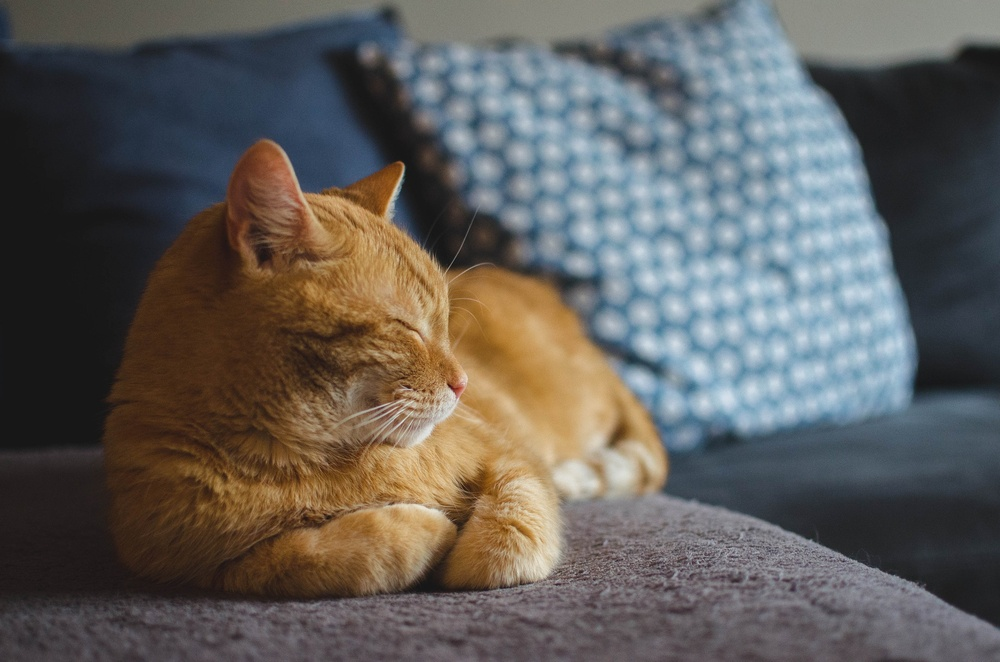
#> input picture Computer-Vision/opencv-course/images/cat.jpg, 1000 x 662 px, shrunk from 1920 x 1271 before the run
$ python splitmerge.py
#> lines starting #> are read from the running program, lines starting #| are printed output that depends on the picture
import cv2 as cv
import numpy as np

if __name__ == '__main__':
    img = cv.imread('images/cat.jpg')
#> img is the input picture: shape (662, 1000, 3); mean B, G, R 90.7, 94.1, 97
    cv.imshow('Cat', img)

    b, g, r = cv.split(img)
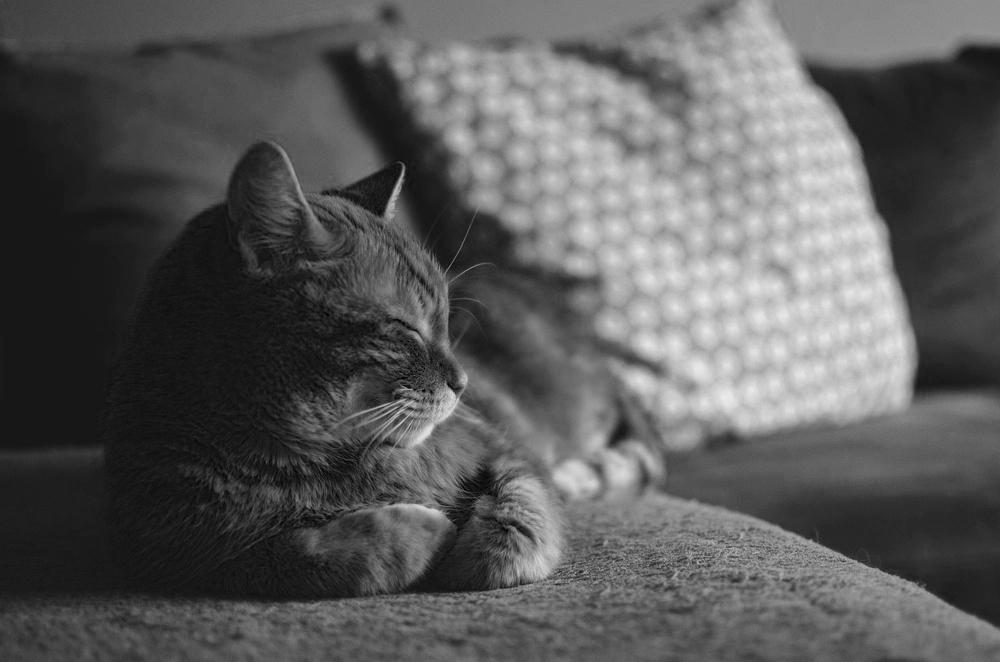
#> b: shape (662, 1000); min 0, max 236, mean 90.7
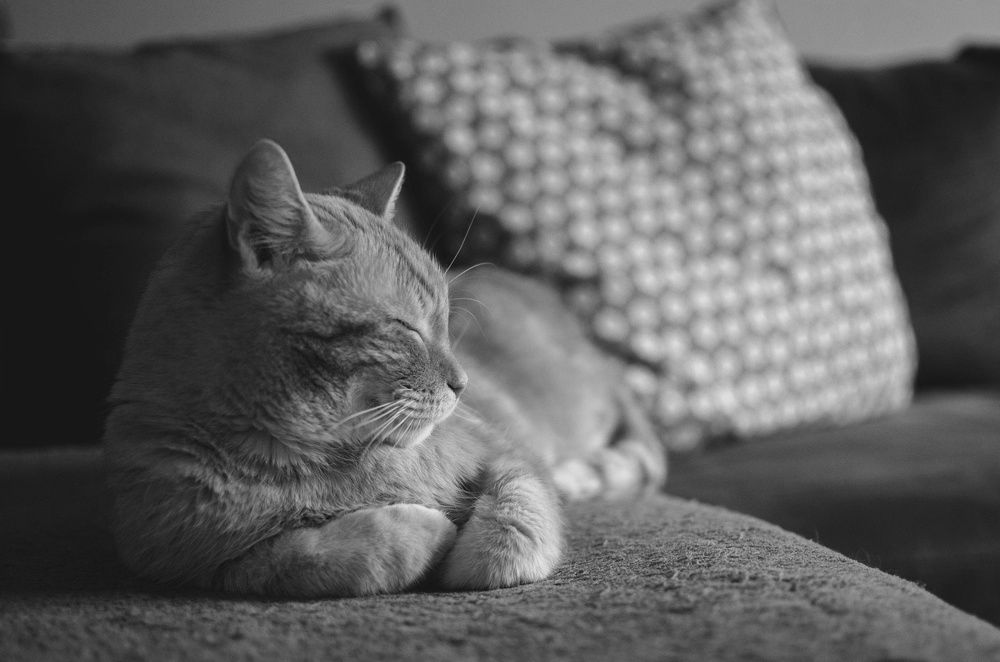
#> g: shape (662, 1000); min 13, max 231, mean 94.1
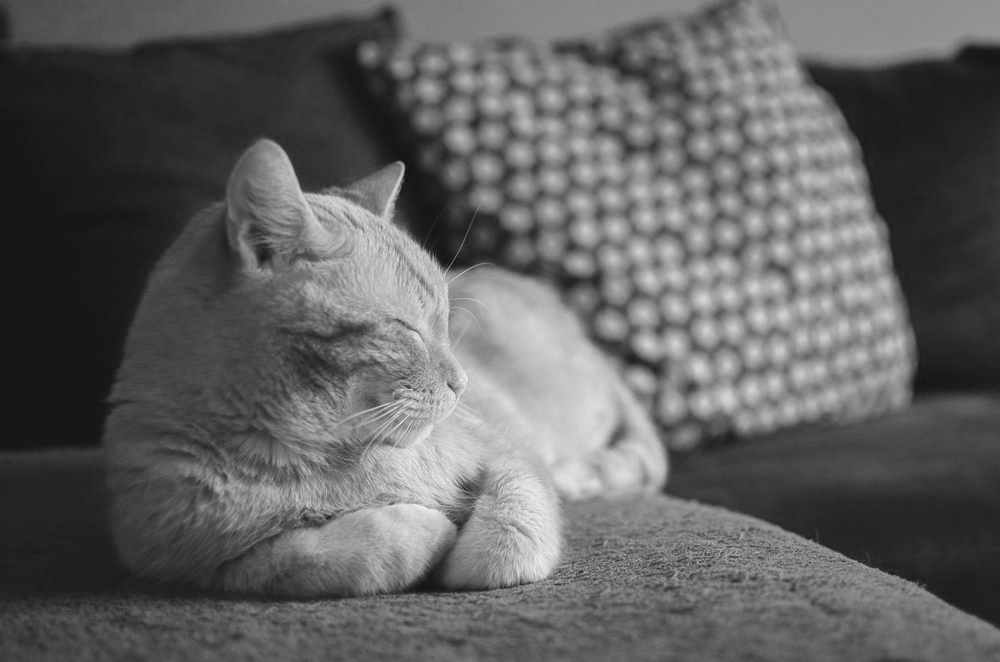
#> r: shape (662, 1000); min 16, max 244, mean 97
    cv.imshow('Blue', b)
    cv.imshow('Green', g)
    cv.imshow('Red', r)

    merged = cv.merge([b, g, r])
    cv.imshow('Merge Image', merged)

    merged1 = cv.merge([g, r, b])
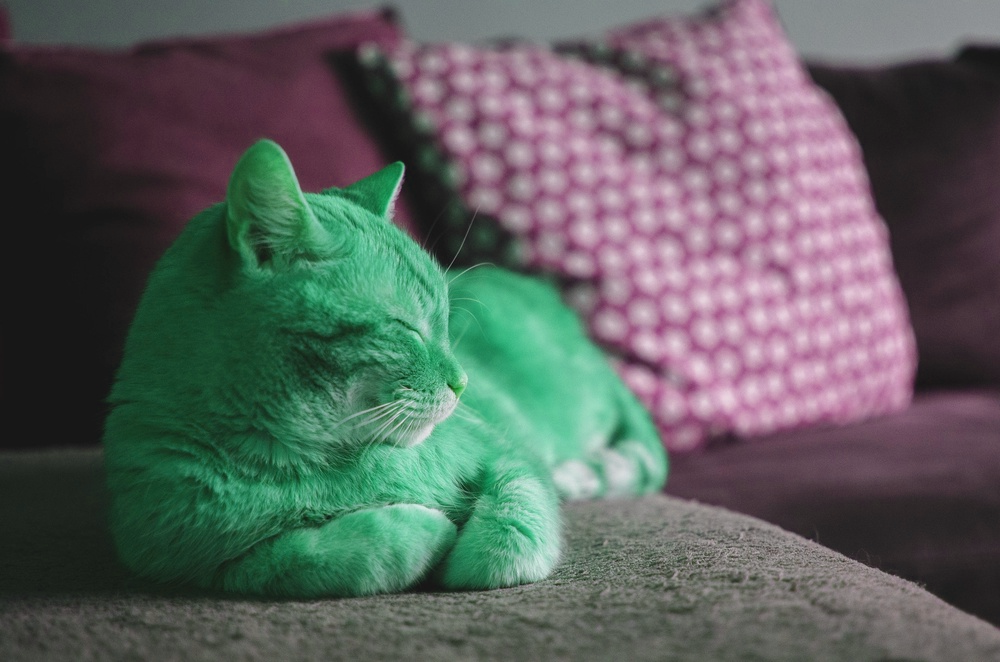
#> merged1: shape (662, 1000, 3); mean of channels 0, 1, 2 94.1, 97, 90.7; drawn as B, G, R
    cv.imshow('Merge Image', merged1)

    blank = np.zeros(img.shape[:2], dtype='uint8')
    blue = cv.merge([b, blank, blank])
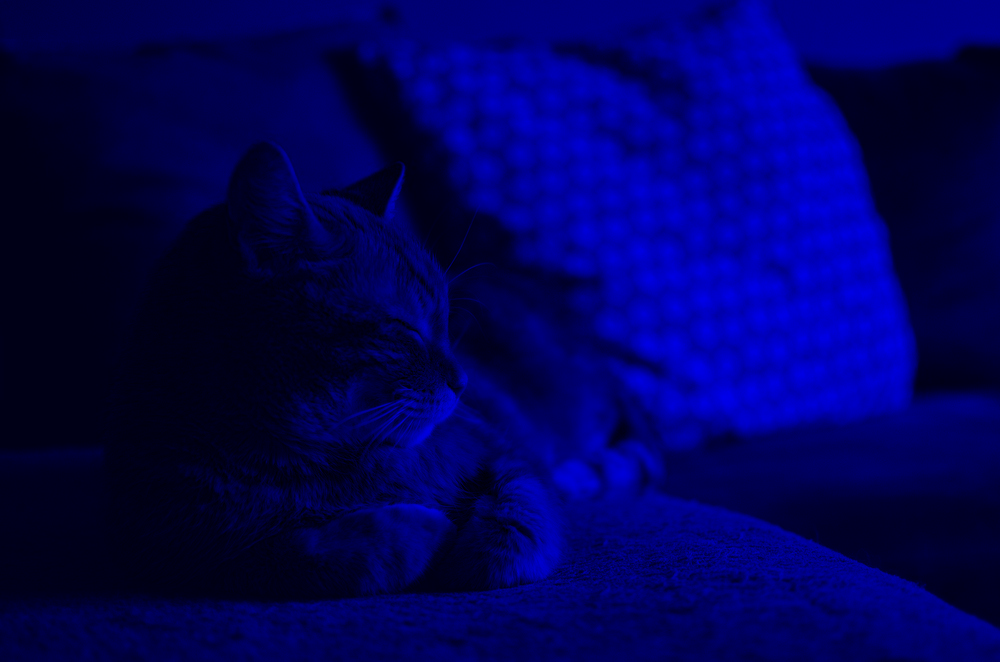
#> blue: shape (662, 1000, 3); mean of channels 0, 1, 2 90.7, 0, 0; drawn as B, G, R
    green = cv.merge([blank, g, blank])
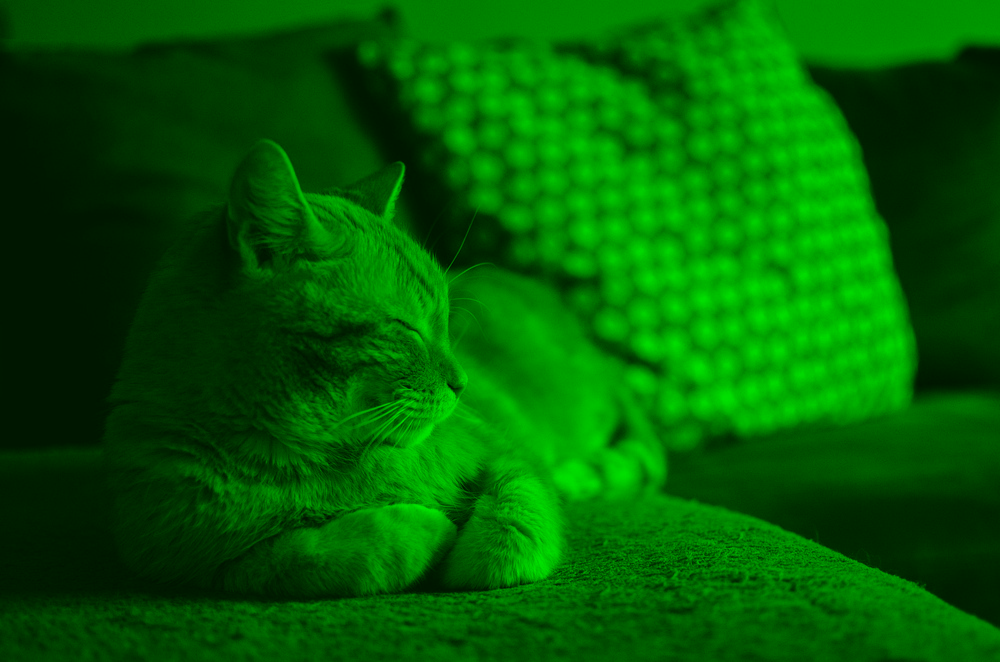
#> green: shape (662, 1000, 3); mean of channels 0, 1, 2 0, 94.1, 0; drawn as B, G, R
    red = cv.merge([blank, blank, r])
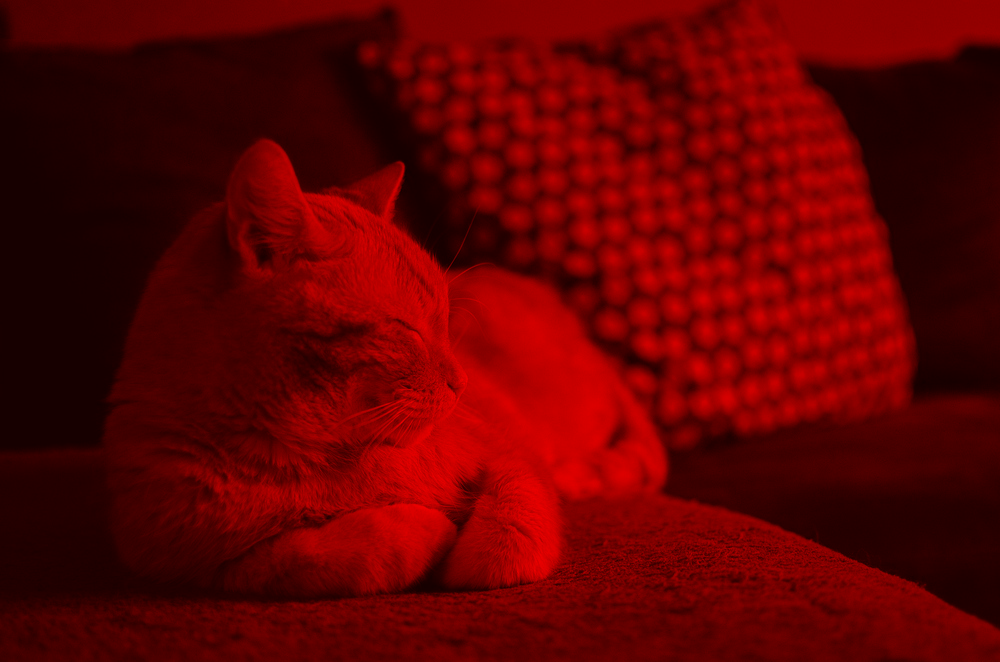
#> red: shape (662, 1000, 3); mean of channels 0, 1, 2 0, 0, 97; drawn as B, G, R

    cv.imshow('Blue', blue)
    cv.imshow('Green', green)
    cv.imshow('Red', red)

    cv.waitKey()

$ run again, with Computer-Vision/opencv-course/images/dog1.jpeg copied over Computer-Vision/opencv-course/images/cat.jpg
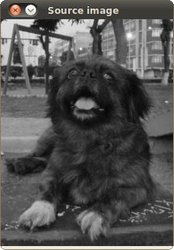
#> input picture Computer-Vision/opencv-course/images/dog1.jpeg, 174 x 250 px
#> img is the input picture: shape (250, 174, 3); mean B, G, R 82.6, 83.6, 84.1
#> `green = cv.merge([blank, g, blank])`:
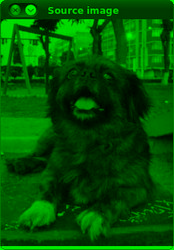
#> green: shape (250, 174, 3); mean of channels 0, 1, 2 0, 83.6, 0; drawn as B, G, R
#> `red = cv.merge([blank, blank, r])`:
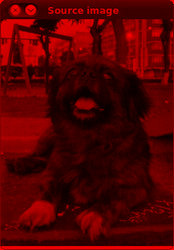
#> red: shape (250, 174, 3); mean of channels 0, 1, 2 0, 0, 84.1; drawn as B, G, R

$ run again, with Computer-Vision/opencv-course/images/grouppeople.jpeg copied over Computer-Vision/opencv-course/images/cat.jpg
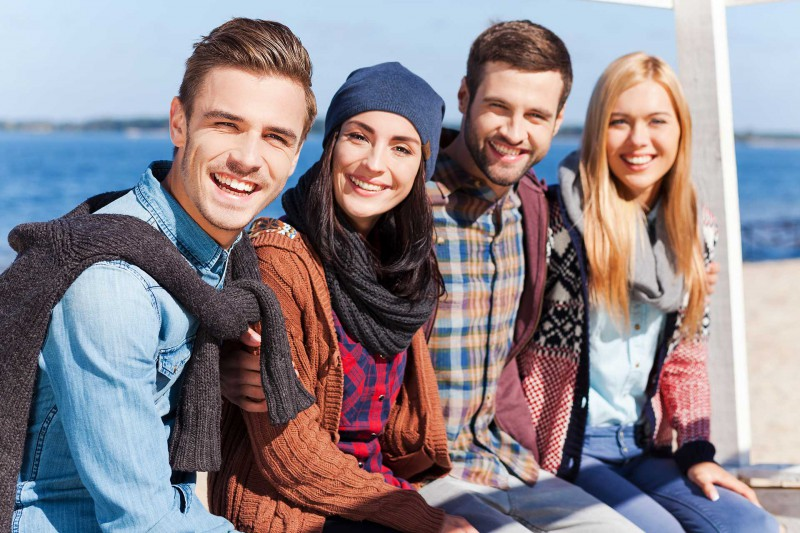
#> input picture Computer-Vision/opencv-course/images/grouppeople.jpeg, 800 x 533 px
#> img is the input picture: shape (533, 800, 3); mean B, G, R 139.7, 132.6, 141.4
#> `green = cv.merge([blank, g, blank])`:
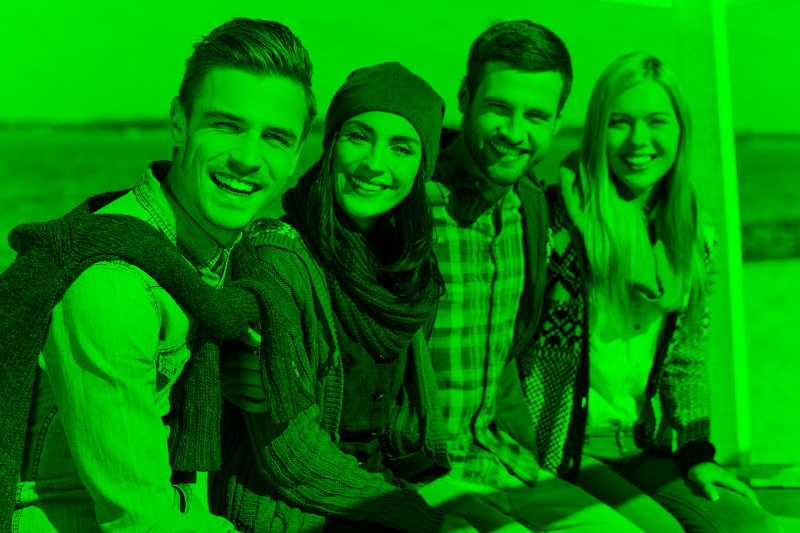
#> green: shape (533, 800, 3); mean of channels 0, 1, 2 0, 132.6, 0; drawn as B, G, R
#> `red = cv.merge([blank, blank, r])`:
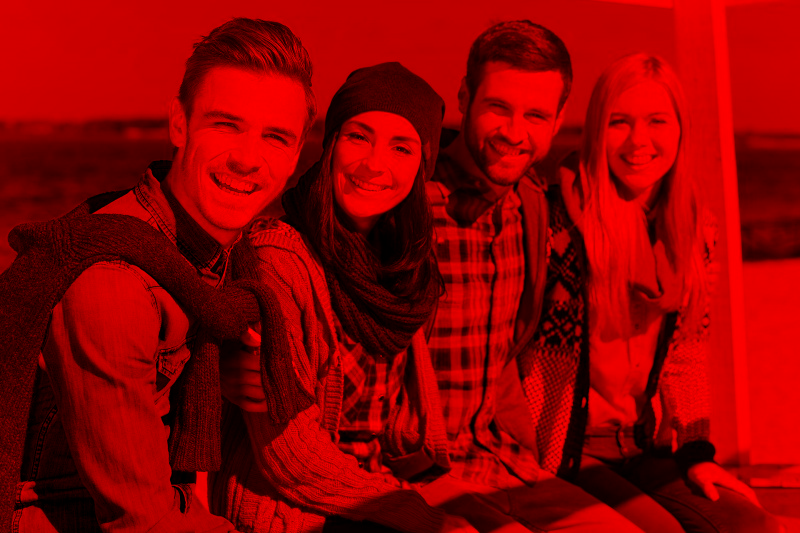
#> red: shape (533, 800, 3); mean of channels 0, 1, 2 0, 0, 141.4; drawn as B, G, R
